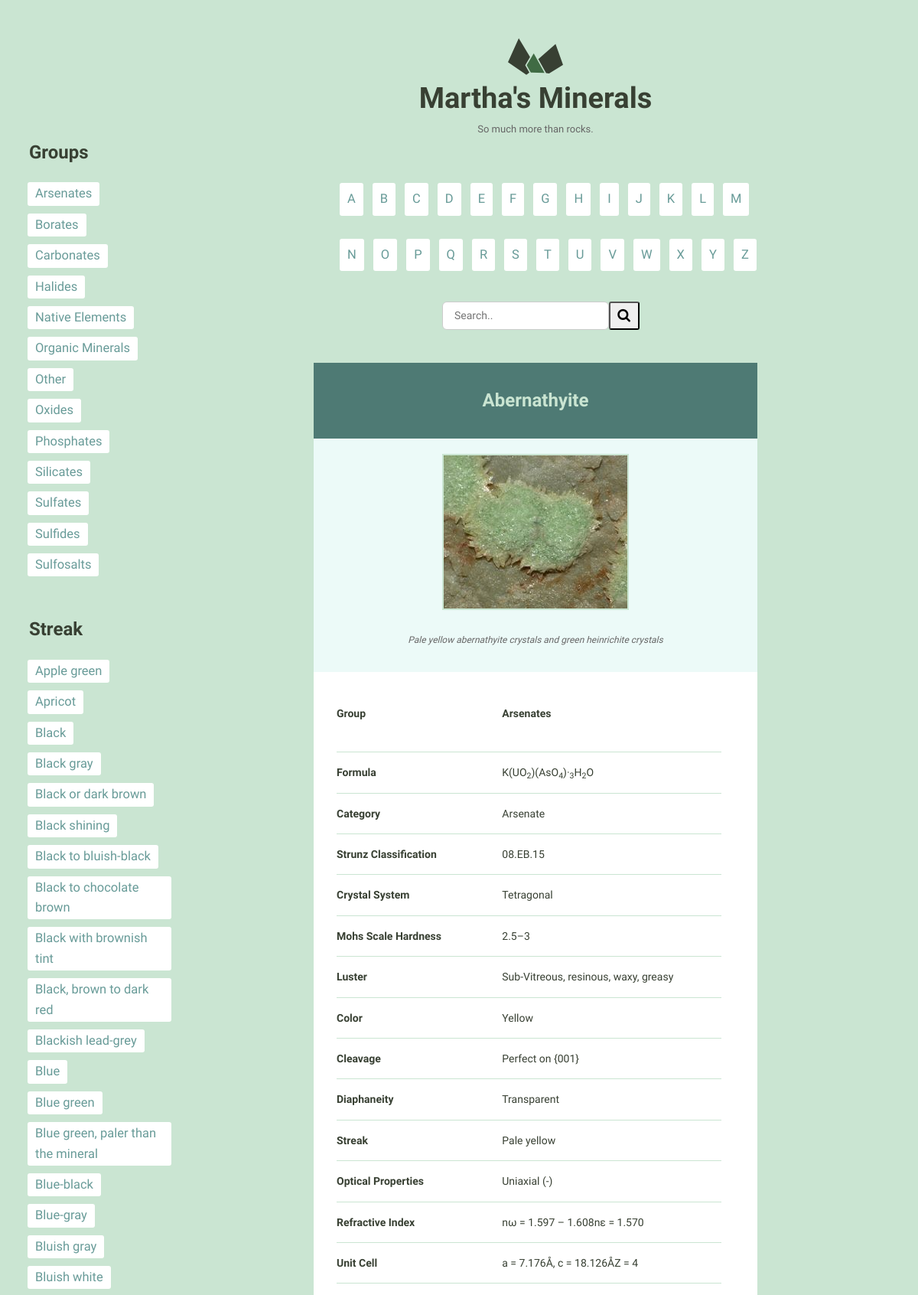
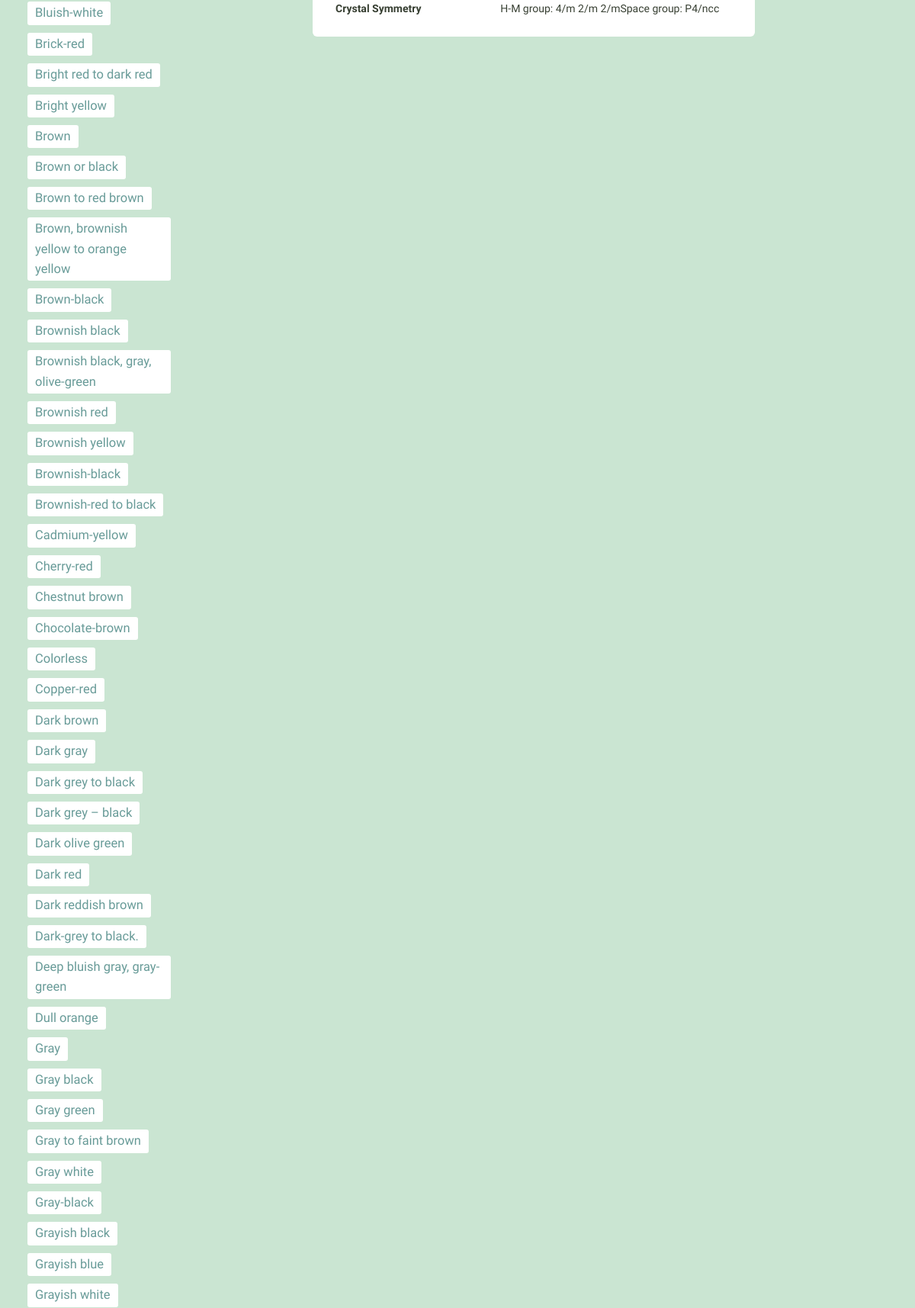
Screenshot of /detail/17338/ (upper part) with the database file from the repository (2 pictures, top to bottom).
### catalog/models.py (models this page shows, shortened)
class Mineral(models.Model):
    name = models.CharField(max_length=255, unique=True)
    image_filename = models.CharField(max_length=255)
    image_caption = models.TextField()
    category = models.CharField(max_length=255)
    formula = models.CharField(max_length=255)
    strunz_classification = models.CharField(max_length=255)
    color = models.CharField(max_length=255)
    crystal_system = models.CharField(max_length=255)
    unit_cell = models.CharField(max_length=255)
    crystal_symmetry = models.CharField(max_length=255)
    cleavage = models.CharField(max_length=255)
    mohs_scale_hardness = models.CharField(max_length=255)
    luster = models.CharField(max_length=255)
    streak = models.CharField(max_length=255)
    diaphaneity = models.CharField(max_length=255)
    optical_properties = models.CharField(max_length=255)
    refractive_index = models.CharField(max_length=255)
    crystal_habit = models.CharField(max_length=255)
    specific_gravity = models.CharField(max_length=255)
    group = models.CharField(max_length=255)
    class Meta:
        ordering = ['name']
    def get_fields(self, ordered_fields):
        field_list = []
        for field in ordered_fields:
            field_list.append(
                {field[0]: getattr(self, field[0])}
            )
        return field_list

### catalog/views.py (the view)
# urls.py: path('detail/<int:pk>/', views.mineral_detail, name='detail'),
def mineral_detail(request, pk):
    random_mineral = random.choice(IDS)
    mineral = get_object_or_404(Mineral, pk=pk)
    field_list = mineral.get_fields(ORDERED_FIELDS)
    return render(request, 'catalog/detail.html', {
                'mineral': mineral,
                'field_list': field_list,
                'groups': GROUPS,
                'streaks': STREAKS,
                'random_mineral': random_mineral,
    })

### catalog/templatetags/catalog_extras.py (called while the page is built)
@register.filter('underscore_to_space')
def underscore_to_space(machine_name):
    return machine_name.replace('_', ' ')

### catalog/templates/catalog/detail.html
{% extends 'layout.html' %}
{% load catalog_extras %}
{% load static from staticfiles %}
{% block boundsClass %}
    <div class="bounds bounds--small">{% endblock %}
{% block content %}
    <div class="grid-100 mineral__container">
        <h1 class="mineral__name hero">{{ mineral.name }}</h1>
        <div class="mineral__image-bg">
            <img class="mineral__image" src="{% static 'images/' %}{{ mineral.image_filename }}">
            {% if mineral.image_caption %}
                <p class="mineral__caption caption_highlight">{{ mineral.image_caption|safe }}</p>
            {% endif %}
        </div>
        <div class="mineral__table-container">
            <table class="mineral__table">
                {% for field in field_list %}
                    {% for name, content in field.items %}
                        {% if content %}
                            <tr {% if 'group' in name %}class="group-highlight"{% endif %}>
                                <td class="mineral__category">
                                    {{ name|safe|underscore_to_space|title }}
                                </td>
                                <td>
                                    {{ content|safe }}
                                </td>
                            </tr>
                        {% endif %}
                    {% endfor %}
                {% endfor %}
            </table>
        </div>
    </div>
{% endblock %}

### assets/css/global.css (style rules this page uses)
html { font-family: sans-serif; -ms-text-size-adjust: 100%; -webkit-text-size-adjust: 100%; }
body { margin: 0; }
h1 { font-size: 2em; margin: 0.67em 0; }
sub { font-size: 75%; line-height: 0; position: relative; vertical-align: baseline; bottom: -0.25em; }
img { border: 0; }
table { border-collapse: collapse; border-spacing: 0; }
td, th { padding: 0; }
html { font-size: 62.5%; }
body { background-color: #CAE5D2; font-size: 1.5em; line-height: 1.6; font-weight: 400; font-family: "Cousine"; color: #666; }
.bounds { max-width: 800px; margin: 0 auto; padding: 50px 0 150px; overflow: hidden; }
.bounds--small { max-width: 600px; padding: 50px 10px 150px; }
.grid, .grid-5, .grid-10, .grid-15, .grid-20, .grid-25, .grid-30, .grid-33, .grid-35, .grid-40, .grid-45, .grid-50, .grid-55, .grid-60, .grid-65, .grid-66, .grid-70, .grid-75, .grid-80, .grid-90, .grid-95, .grid-100 { float: left; box-sizing: border-box; position: relative; }
.grid-100 { width: 100%; padding: 0 15px; }
h1, h2, h3, h4, h5, h6 { margin-top: 0; margin-bottom: 2rem; font-weight: bold; font-family: "Work Sans", sans-serif; color: #384033; }
h1 { font-size: 3.8rem; }
@media (min-width: 550px) { h1 { font-size: 3.8rem; } }
p { margin-top: 0; font-size: 1.6rem; }
th, td { padding: 15px; text-align: left; border-bottom: 1px solid #e1e1e1; }
th:first-child, td:first-child { padding-left: 0; }
th:last-child, td:last-child { padding-right: 0; }
table, p, ul { margin-bottom: 2.5rem; }
.mineral__container { background-color: #fff; border-radius: 6px; list-style: none; padding: 0; text-align: center; }
.mineral__name { display: block; width: 100%; margin: 0; font-size: 24px; padding: 30px 0 30px 0; }
.mineral__image { display: block; margin: 0 auto; border: solid 2px #CAE5D2; }
.mineral__image-bg { background-color: #ecfaf8; padding: 20px 0; }
.mineral__caption { font-size: 12px; font-style: italic; padding: 10px 0 0 0; margin: 0; }
.mineral__table { font-size: 14px; color: #384033; }
.mineral__table td { border-color: #CAE5D2; }
.mineral__table tr:last-of-type td { border-bottom: none; padding-bottom: 0; }
.mineral__table-container { padding: 5px 30px 0; }
.mineral__category { font-weight: bold; width: 40%; }

### assets/css/catalog-style.css (style rules this page uses)
.caption_highlight { padding: 30px 20px 12px 20px; }
.group-highlight { height: 100px; font-weight: bold; }
.hero { background-color: #4E7A74; color: #CAE5D2; }
* { box-sizing: border-box; }

### rows the page displays
Mineral: name "Abernathyite", image_filename (picture), image_caption "Pale yellow abernathyite crystals and green heinrichite crystals", field "Arsenates" "K(UO 2 )(AsO 4 )· 3 H 2 O" "Arsenate" "08.EB.15" "Tetragonal" "2.5–3" "Sub-Vitreous, resinous, waxy, greasy" "Yellow" "Perfect on {001}" "Transparent" "Pale yellow" "Uniaxial (-)" "nω = 1.597 – 1.608nε = 1.570" "a = 7.176Å, c = 18.126ÅZ = 4" "H-M group: 4/m 2/m 2/mSpace group: P4/ncc"

### other values shown
{{ group.0 }} "Arsenates" "Borates" "Carbonates" "Halides" "Native Elements" "Organic Minerals" "Other" "Oxides" "Phosphates" "Silicates" "Sulfates" "Sulfides" "Sulfosalts"
{{ streak.0 }} "Apple green" "Apricot" "Black" "Black gray" "Black or dark brown" "Black shining" "Black to bluish-black" "Black to chocolate brown" "Black with brownish tint" "Black, brown to dark red" "Blackish lead-grey" "Blue" "Blue green" "Blue green, paler than the mineral" "Blue-black" "Blue-gray" "Bluish gray" "Bluish white" "Bluish-white" "Brick-red" "Bright red to dark red" "Bright yellow" "Brown" "Brown or black" "Brown to red brown" "Brown, brownish yellow to orange yellow" "Brown-black" "Brownish black" "Brownish black, gray, olive-green" "Brownish red" "Brownish yellow" "Brownish-black" "Brownish-red to black" "Cadmium-yellow" "Cherry-red" "Chestnut brown" "Chocolate-brown" "Colorless" "Copper-red" "Dark brown" "Dark gray" "Dark grey to black" "Dark grey – black" "Dark olive green" "Dark red" "Dark reddish brown" "Dark-grey to black." "Deep bluish gray, gray-green" "Dull orange" "Gray" "Gray black" "Gray green" "Gray to faint brown" "Gray white" "Gray-black" "Grayish black" "Grayish blue" "Grayish white"
{{ letter|upper }} "B" "C" "D" "E" "F" "G" "H" "I" "J" "K" "L" "M" "N" "O" "P" "Q" "R" "S" "T" "U" "V" "W" "X" "Y" "Z"
{{ name|safe|underscore_to_space|title }} "Group" "Formula" "Category" "Strunz Classification" "Crystal System" "Mohs Scale Hardness" "Luster" "Color" "Cleavage" "Diaphaneity" "Streak" "Optical Properties" "Refractive Index" "Unit Cell" "Crystal Symmetry"
